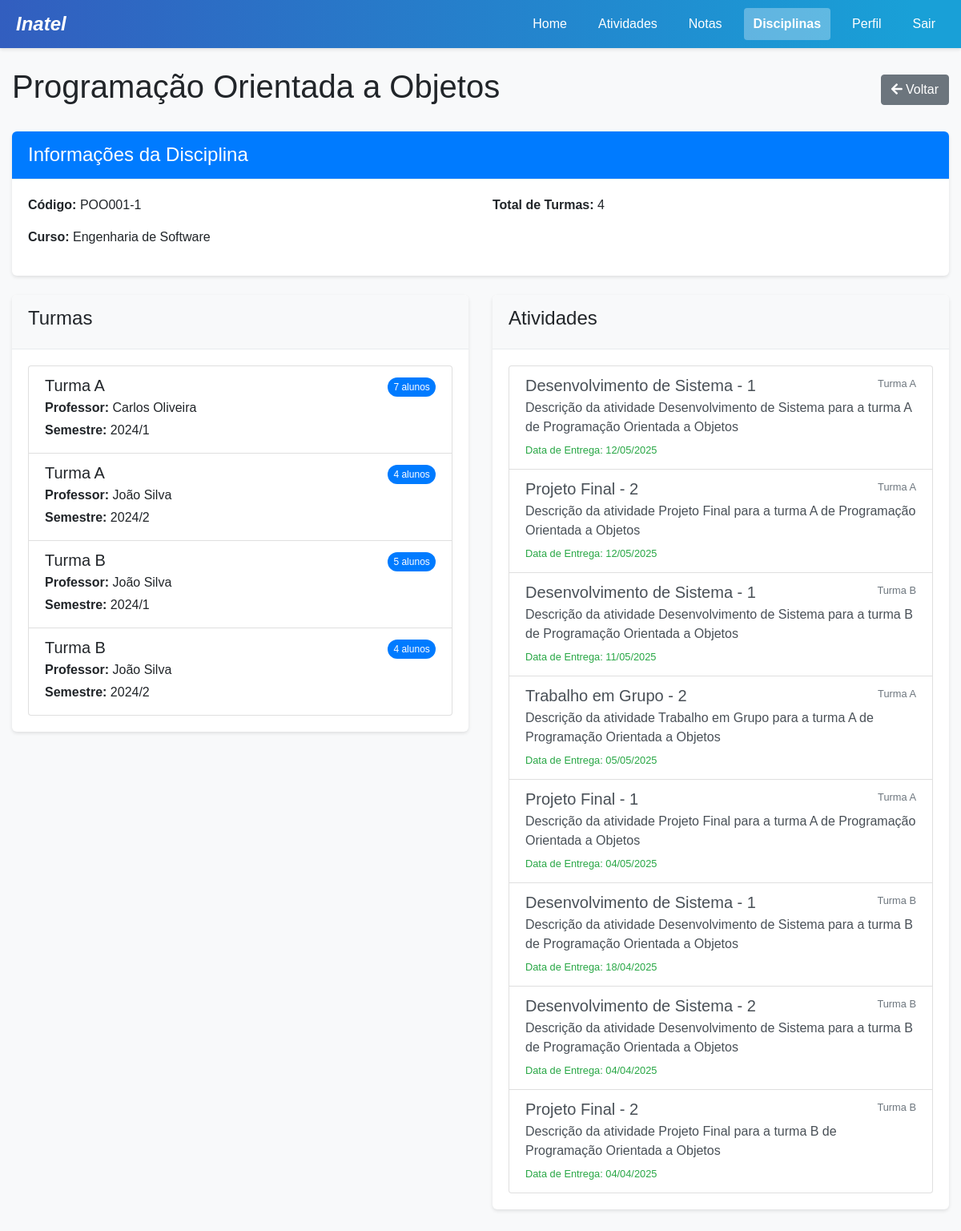
Page /disciplina/1/ (signed in) on the earlier database version.
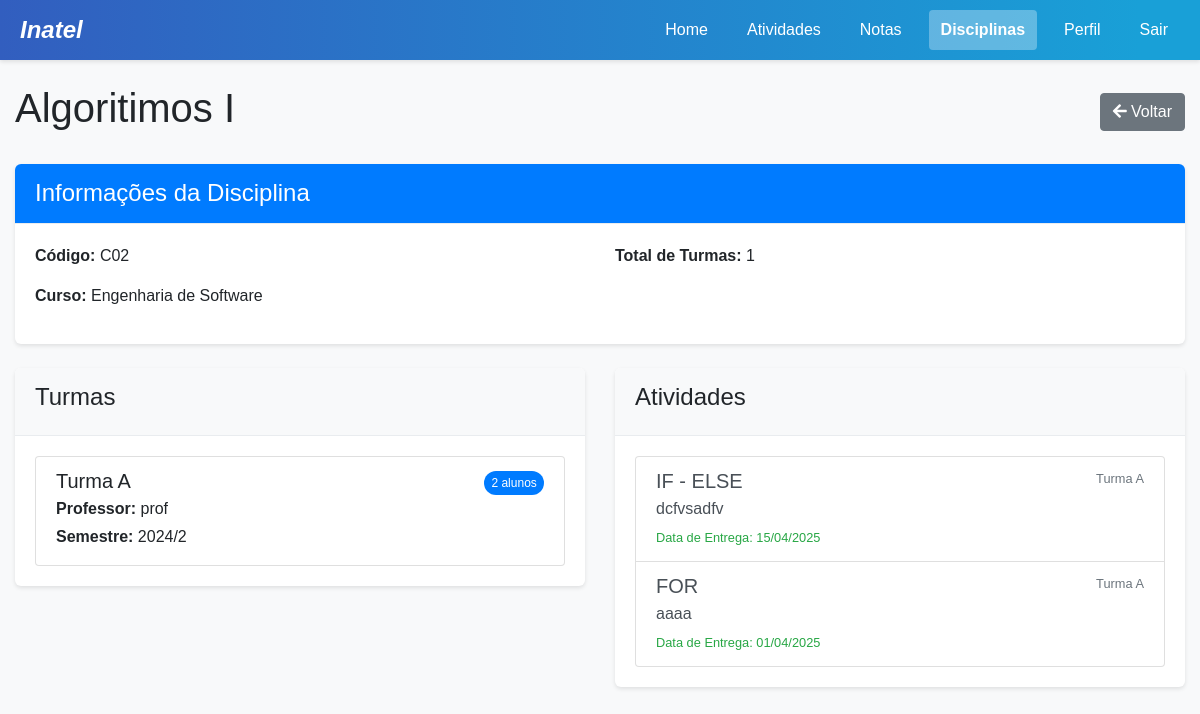
Same page on the later database version.
### project/models.py (models this page shows, shortened)
class Disciplina(models.Model):
    id = models.AutoField(primary_key=True)
    nome = models.CharField(max_length=100)
    codigo = models.CharField(max_length=20)
    curso = models.ForeignKey(Curso, on_delete=models.CASCADE, related_name='disciplinas')

class Turma(models.Model):
    id = models.AutoField(primary_key=True)
    codigo = models.CharField(max_length=20)  # e.g. "A", "B", "C"
    disciplina = models.ForeignKey(Disciplina, on_delete=models.CASCADE, related_name='turmas')
    professor = models.ForeignKey(Professor, on_delete=models.CASCADE, related_name='turmas')
    semestre = models.ForeignKey(Semestre, on_delete=models.CASCADE, related_name='turmas')

class Professor(models.Model):
    idProfessor = models.AutoField(primary_key=True)
    nomeProf = models.CharField(max_length=100)
    emailProf = models.EmailField(unique=True)
    senhaProf = models.CharField(max_length=100)
    reset_token = models.CharField(max_length=100, null=True, blank=True)

class Semestre(models.Model):
    id = models.AutoField(primary_key=True)
    ano = models.IntegerField()
    periodo = models.IntegerField()  # 1 for first semester, 2 for second
    def __str__(self):
        return f"{self.ano}/{self.periodo}"

class Atividade(models.Model):
    id = models.AutoField(primary_key=True)
    titulo = models.CharField(max_length=100)
    descricao = models.TextField()
    dataEntrega = models.DateField()
    turma = models.ForeignKey(Turma, on_delete=models.CASCADE, related_name='atividades')
    competencias = models.ManyToManyField('Competencia', related_name='atividades', blank=True)

class Curso(models.Model):
    id = models.AutoField(primary_key=True)
    nome = models.CharField(max_length=100)

### project/views.py (the view)
    def wrapper(request, *args, **kwargs):
        if 'user_type' not in request.session or 'user_id' not in request.session:
            messages.error(request, "Você precisa estar logado para acessar esta página.")
            return redirect('login')
        user_type = request.session['user_type']
        user_id = request.session['user_id']
        try:
            if user_type == 'aluno':
                Aluno.objects.get(idAluno=user_id)
            elif user_type == 'professor':
                Professor.objects.get(idProfessor=user_id)
            elif user_type == 'coordenador':
                Coordenador.objects.get(id=user_id)
            elif user_type == 'admin':
                from .models import Admin
                Admin.objects.get(id=user_id)
            else:
                messages.error(request, "Tipo de usuário não reconhecido.")
                request.session.flush()
                return redirect('login')
        except Exception:
            messages.error(request, "Sua sessão expirou ou é inválida. Por favor, faça login novamente.")
            request.session.flush()
            return redirect('login')
        return view_func(request, *args, **kwargs)

### project/context_processors.py (called while the page is built)
def user_data(request):
    context = {
        'user_type': request.session.get('user_type'),
        'user_id': request.session.get('user_id'),
        'username': request.session.get('username'),
    }
    if 'user_type' in request.session:
        notificacoes = obter_notificacoes_usuario(request)
        context['notificacoes_nao_lidas'] = notificacoes.filter(lida=False)
        context['notificacoes_count'] = context['notificacoes_nao_lidas'].count()
    return context

### project/utils.py (called while the page is built)
def obter_notificacoes_usuario(request):
    from .models import Notificacao, Aluno, Professor, Coordenador, Admin
    user_type = request.session.get('user_type')
    user_id = request.session.get('user_id')
    if not user_type or not user_id:
        return Notificacao.objects.none()
    if user_type == 'aluno':
        return Notificacao.objects.filter(aluno_id=user_id)
    elif user_type == 'professor':
        return Notificacao.objects.filter(professor_id=user_id)
    elif user_type == 'coordenador':
        return Notificacao.objects.filter(coordenador_id=user_id)
    elif user_type == 'admin':
        return Notificacao.objects.filter(admin_id=user_id)
    return Notificacao.objects.none()

### project/templates/disciplina_detalhe.html (shortened to what the changed rows need)
<!DOCTYPE html>
<html lang="pt-br">
<head>
    {% load static %}
    <link rel="stylesheet" href="https://stackpath.bootstrapcdn.com/bootstrap/4.5.2/css/bootstrap.min.css">
    <link rel="stylesheet" href="{% static 'css/main.css' %}">
    <link rel="stylesheet" href="https://cdnjs.cloudflare.com/ajax/libs/font-awesome/5.15.3/css/all.min.css">
</head>
<body>
    <div class="container mt-4">
        <div class="d-flex justify-content-between align-items-center mb-4">
            <h1>{{ disciplina.nome }}</h1>
            <a href="{% url 'disciplinas' %}" class="btn btn-secondary">
                <i class="fas fa-arrow-left"></i> Voltar
            </a>
        </div>
        <div class="card mb-4">
            <div class="card-body">
                <div class="row">
                    <div class="col-md-6">
                        <p><strong>Código:</strong> {{ disciplina.codigo }}</p>
                        <p><strong>Curso:</strong> {{ disciplina.curso.nome }}</p>
                    </div>
                    <div class="col-md-6">
                        <p><strong>Total de Turmas:</strong> {{ turmas|length }}</p>
                    </div>
                </div>
            </div>
        </div>
        <div class="row">
            <div class="col-md-6">
                <div class="card mb-4">
                    <div class="card-body">
                        {% if turmas %}
                            <div class="list-group">
                                {% for turma in turmas %}
                                    <div class="list-group-item">
                                        <div class="d-flex justify-content-between align-items-center">
                                            <h5 class="mb-1">Turma {{ turma.codigo }}</h5>
                                            <span class="badge badge-primary badge-pill">{{ turma.matriculas.count }} alunos</span>
                                        </div>
                                        <p class="mb-1"><strong>Professor:</strong> {{ turma.professor.nomeProf }}</p>
                                        <p class="mb-1"><strong>Semestre:</strong> {{ turma.semestre }}</p>
                                    </div>
                                {% endfor %}
                            </div>
                        {% else %}
                            <div class="alert alert-info">
                                <p>Não há turmas disponíveis para esta disciplina.</p>
                            </div>
                        {% endif %}
                    </div>
                </div>
            </div>
            <div class="col-md-6">
                <div class="card mb-4">
                    <div class="card-body">
                        {% if atividades %}
                            <div class="list-group">
                                {% for atividade in atividades %}
                                    <a href="{% url 'atividade_detalhe' atividade.id %}" class="list-group-item list-group-item-action">
                                        <div class="d-flex w-100 justify-content-between">
                                            <h5 class="mb-1">{{ atividade.titulo }}</h5>
                                            <small class="text-muted">Turma {{ atividade.turma.codigo }}</small>
                                        </div>
                                        <p class="mb-1">{{ atividade.descricao|truncatechars:100 }}</p>
                                        <small class="text-{% if atividade.dataEntrega < today %}danger{% else %}success{% endif %}">
                                            Data de Entrega: {{ atividade.dataEntrega|date:"d/m/Y" }}
                                        </small>
                                    </a>
                                {% endfor %}
                            </div>
                        {% else %}
                            <div class="alert alert-info">
                                <p>Não há atividades cadastradas para esta disciplina.</p>
                            </div>
                        {% endif %}
                    </div>
                </div>
            </div>
        </div>
    </div>
</body>
</html>

Differences in the rows shown:
removed Turma: codigo "A", matriculas.count "4", professor.nomeProf "João Silva", semestre "2024/2"
removed Turma: codigo "B", matriculas.count "5", professor.nomeProf "João Silva", semestre "2024/1"
removed Turma: codigo "B", matriculas.count "4", professor.nomeProf "João Silva", semestre "2024/2"
removed Atividade: titulo "Desenvolvimento de Sistema - 1", turma.codigo "B", descricao "Descrição da atividade Desenvolvimento de Sistema para a turma B de Programação Orientada a Objetos", dataEntrega "11/05/2025"
removed Atividade: titulo "Trabalho em Grupo - 2", turma.codigo "A", descricao "Descrição da atividade Trabalho em Grupo para a turma A de Programação Orientada a Objetos", dataEntrega "05/05/2025"
removed Atividade: titulo "Projeto Final - 1", turma.codigo "A", descricao "Descrição da atividade Projeto Final para a turma A de Programação Orientada a Objetos", dataEntrega "04/05/2025"
removed Atividade: titulo "Desenvolvimento de Sistema - 1", turma.codigo "B", descricao "Descrição da atividade Desenvolvimento de Sistema para a turma B de Programação Orientada a Objetos", dataEntrega "18/04/2025"
removed Atividade: titulo "Desenvolvimento de Sistema - 2", turma.codigo "B", descricao "Descrição da atividade Desenvolvimento de Sistema para a turma B de Programação Orientada a Objetos", dataEntrega "04/04/2025"
removed Atividade: titulo "Projeto Final - 2", turma.codigo "B", descricao "Descrição da atividade Projeto Final para a turma B de Programação Orientada a Objetos", dataEntrega "04/04/2025"
changed Disciplina "Engenharia de Software": nome "Programação Orientada a Objetos" → "Algoritimos I"; codigo "POO001-1" → "C02"
changed Turma: matriculas.count "7" → "2"; professor.nomeProf "Carlos Oliveira" → "prof"; semestre "2024/1" → "2024/2"
changed Atividade: titulo "Desenvolvimento de Sistema - 1" → "IF - ELSE"; descricao "Descrição da atividade Desenvolvimento de Sistema para a turma A de Programação Orientada a Objetos" → "dcfvsadfv"; dataEntrega "12/05/2025" → "15/04/2025"
changed Atividade: titulo "Projeto Final - 2" → "FOR"; descricao "Descrição da atividade Projeto Final para a turma A de Programação Orientada a Objetos" → "aaaa"; dataEntrega "12/05/2025" → "01/04/2025"
Other differences:
{{ turmas|length }}: "4" → "1"
